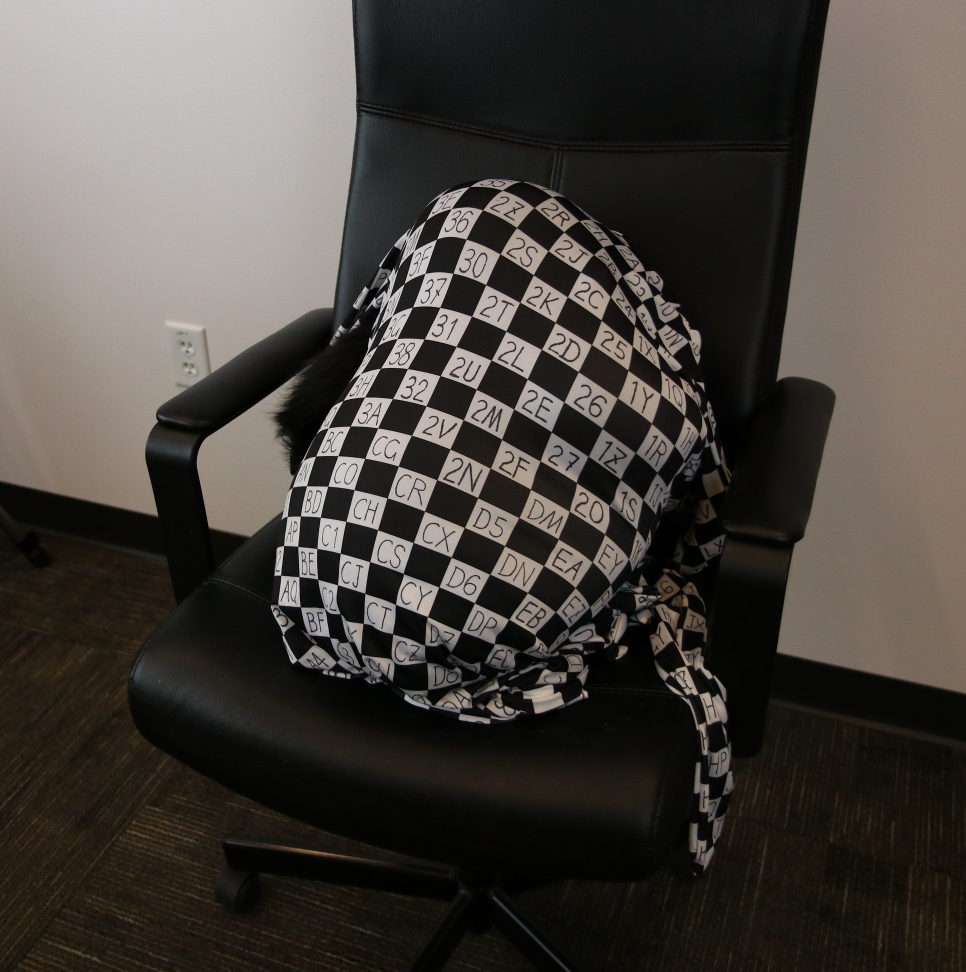
//> input picture Data/2.JPG, 1931 x 1943 px (shown at 1/2 size)
$ ./WhitePatternDetection Data/2.JPG out.png   (built with g++ and OpenCV 4)
//> lines starting //> are read from the running program, lines starting //| are printed output that depends on the picture; after the words box and inside, x2 and y2 are one past the last pixel; in counts of white or black regions, pixels touching at a corner belong together
### ColorGenerator.h
#pragma once
#include "opencv2/core/core.hpp"
#include "opencv2/imgproc/imgproc.hpp"
#include "opencv2/calib3d/calib3d.hpp"
#include "opencv2/highgui/highgui.hpp"

#include <iostream>
#include <fstream>
#include <stdlib.h>
#include <string>

#include <ctime>
#include <random>

class ColorGenerator {
public:
	ColorGenerator() : rng(12985) {};
	// [44 lines left out: functions HSV2RGB, GetColors, not called in this run]

	void setSeed(int seed) {
		rng = cv::RNG(seed);
	}
private:
	cv::RNG rng;
};

### ComponentMarker.h
#pragma once
#include "opencv2/core/core.hpp"
#include "opencv2/imgproc/imgproc.hpp"
#include "opencv2/calib3d/calib3d.hpp"

#include <deque>
#include <vector>
#include <list>

typedef std::vector<cv::Point> DepthComponent;
typedef std::list<DepthComponent> DepthComponents;


template<typename T = uint8_t>
class ComponentMarker {
public:
	void setInputBinaryImage(cv::Mat & inImg) {
		img = inImg;
		pixelComponentId = cv::Mat(img.size(), CV_32S, cv::Scalar(-1));
	}

	enum SmallComponentDetermination
	{
		MinSize,
		RatioOfTotalPts
	};

	void setSmallComponentDetermination(SmallComponentDetermination newDetermination) {
		determination = newDetermination;
	};

	// [17 lines left out: functions componentRemovement, removerSmallComponent, not called in this run]

	void markComponent() {
		neighborPoints.clear();
		depthComponents.clear();

		int nRows = img.rows;
		int nCols = img.cols;

		int currentComponentId = 0;
		for (int i = 0; i < nRows; ++i)
		{
			T * pRow = img.ptr<T>(i);
			int32_t * pComponentIdRow = pixelComponentId.ptr<int32_t>(i);
			for (int j = 0; j < nCols; ++j)
			{
				//Black point, we do not need to consider
				if (*pRow == 0)
				{
					++pComponentIdRow;
					++pRow;
					continue;
				}
				//Already in a component
				if (*pComponentIdRow >= 0)
				{
					++pComponentIdRow;
					++pRow;
					continue;
				}
				//set as a component seed
				neighborPoints.push_back(cv::Point(j, i));
				depthComponents.push_back(std::move(DepthComponent()));
				DepthComponent & depthComponent = depthComponents.back();
				//search component
				while (!neighborPoints.empty())
				{
					cv::Point & p = neighborPoints.front();
					pixelComponentId.at<int32_t>(p) = currentComponentId;
					depthComponent.push_back(p);
					int depthVal = (int)img.at<T>(p);

					for (int d = 1; d <= connectionDistance; d++)
					{
						cv::Point px_p = p + cv::Point(0, d);
						cv::Point px_m = p + cv::Point(0, -d);
						cv::Point py_p = p + cv::Point(d, 0);
						cv::Point py_m = p + cv::Point(-d, 0);

						//int val_px_p = (int)img.at<T>(px_p) - depthVal;
						if (px_p.x < nCols
							&& px_p.y < nRows
							&& img.at<T>(px_p) != 0
							&& pixelComponentId.at<int32_t>(px_p) == -1)
						{
							pixelComponentId.at<int32_t>(px_p) = -2;
							neighborPoints.push_back(px_p);
						}

						//T val_px_m = img.at<T>(px_m) - depthVal;
						if (px_m.x >= 0
							&& px_m.y >= 0
							&& img.at<T>(px_m) != 0
							&& pixelComponentId.at<int32_t>(px_m) == -1)
						{
							pixelComponentId.at<int32_t>(px_m) = -2;
							neighborPoints.push_back(px_m);
						}

						//T val_py_p = img.at<T>(py_p) - depthVal;
						if (py_p.x < nCols
							&& py_p.y < nRows
							&& img.at<T>(py_p) != 0
							&& pixelComponentId.at<int32_t>(py_p) == -1)
						{
							pixelComponentId.at<int32_t>(py_p) = -2;
							neighborPoints.push_back(py_p);
						}

						//T val_py_m = img.at<T>(py_m) - depthVal;
						if (py_m.x >= 0
							&& py_m.y >= 0
							&& img.at<T>(py_m) != 0
							&& pixelComponentId.at<int32_t>(py_m) == -1)
						{
							pixelComponentId.at<int32_t>(py_m) = -2;
							neighborPoints.push_back(py_m);
						}
					}

					neighborPoints.pop_front();
				}

				++currentComponentId;
				++pComponentIdRow;
				++pRow;
			}
		}

		std::vector<int> numPtsInComponents(depthComponents.size());
		numTotalPts = 0;
		int i = 0;
		for (DepthComponent & depthComponent : depthComponents)
		{
			numPtsInComponents[i] = depthComponent.size();
			numTotalPts += depthComponent.size();
			++i;
		}

		std::sort(numPtsInComponents.begin(), numPtsInComponents.end());
		numMaxComponentPts = numPtsInComponents.back();
	}

	void setMaxNeiDepthDis(float newMaxNeiDepthDis) {
		maxNeiDepthDis = newMaxNeiDepthDis;
	}

	void setMinComponentSize(int newMinComponentSize) {
		minComponentSize = newMinComponentSize;
	}

	void setMinComponentRatio(float ratio) {
		minComponentRatio = ratio;
	}

	void setConnectionDistance(int newConnectionDistance) {
		connectionDistance = newConnectionDistance;
	}

	// [25 lines left out: function isSmallComponent, not called in this run]

	DepthComponents & getDepthComponents() { return depthComponents; }
private:
	cv::Mat img;
	std::deque<cv::Point> neighborPoints;
	cv::Mat pixelComponentId;
	DepthComponents depthComponents;
	int minComponentSize = 400;
	float minComponentRatio = 0.1;
	int numTotalPts = 0;
	int numMaxComponentPts;

	SmallComponentDetermination determination = MinSize;

	int connectionDistance = 1;
};

### WhitePatternDetection.cpp
#include "opencv2/core/core.hpp"
#include "opencv2/imgproc/imgproc.hpp"
#include "opencv2/calib3d/calib3d.hpp"
#include "opencv2/highgui/highgui.hpp"

#include <iostream>
#include <fstream>
#include <stdlib.h>
#include <string>

#include <ctime>
#include <random>

#include "ComponentMarker.h"
#include "ColorGenerator.h"

#define THRES_TYPE 0

#define SHOW_IMG

class Demo {};

typedef ComponentMarker<uint8_t> CMarker;

int main(int argc, char ** argv) {
	if (argc < 3) {
		printf("Need a input file.\n");
		return -1;
	}

	cv::Mat inMat = cv::imread(argv[1]);
//> inMat is the input picture: 1943 rows x 1931 cols, CV_8UC3; mean B, G, R 61.9, 67.1, 72.1
	cv::Mat gMat, bMat;
	cv::cvtColor(inMat, gMat, CV_RGB2GRAY);

#ifdef SHOW_IMG
	cv::imshow("GrayImage", gMat);
	cv::waitKey(0);
#endif // SHOW_IMG


	cv::Mat imgFiltered;
	gMat.copyTo(imgFiltered);

	// [5 lines of commented-out code are left out]
#ifdef SHOW_IMG
	cv::imshow("After Filter", imgFiltered);
	cv::waitKey(0);
#endif

	double thres = cv::threshold(gMat, bMat, 10, 255, cv::THRESH_OTSU);
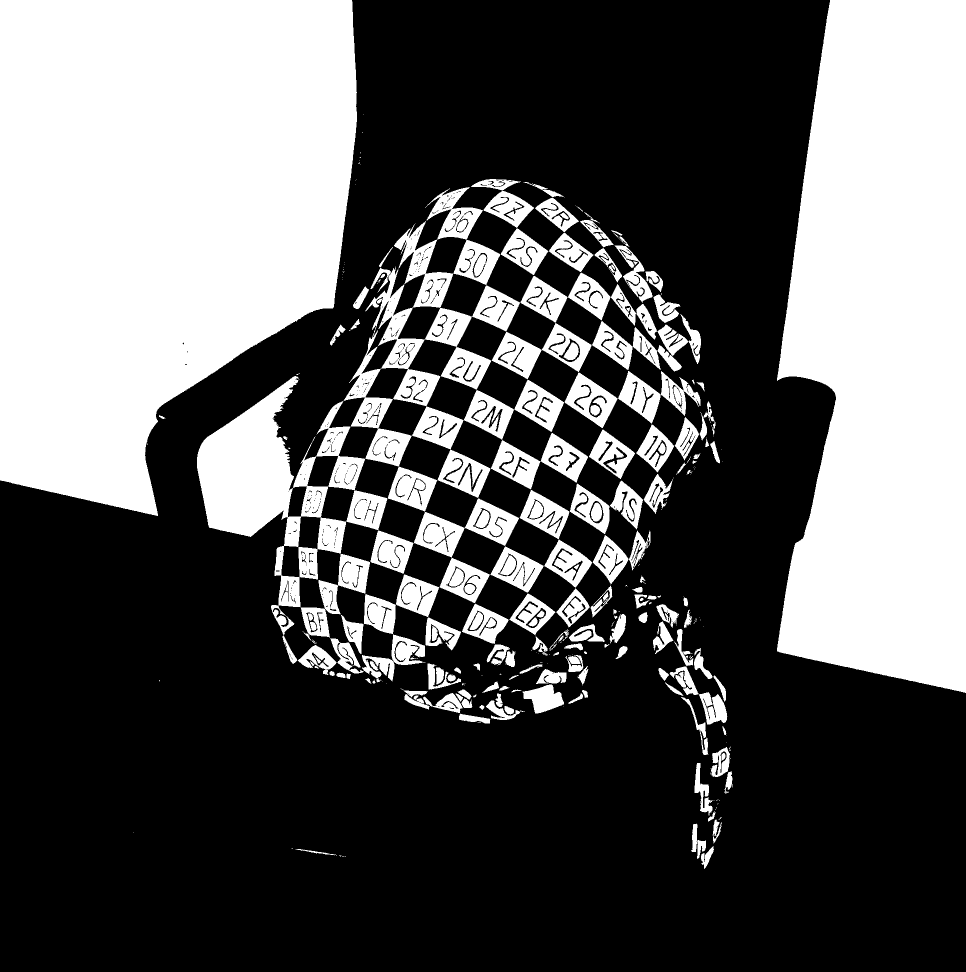
//> bMat: 1943 rows x 1931 cols, CV_8UC1 (shown at 1/2 size); 36.3% white; 314 white regions (132 under 20 px), largest, box (x1, y1, x2, y2) and area: (0, 0, 714, 1032) 579188, (1554, 0, 1931, 1386) 435447, (394, 374, 1040, 1270) 128695
//> thres = 83

	//cv::threshold(imgFiltered, bMat, 70, 255, 0);
	//cv::adaptiveThreshold(imgFiltered, bMat, 255, cv::ADAPTIVE_THRESH_MEAN_C, CV_THRESH_BINARY, 35, 0);

#ifdef SHOW_IMG
	cv::imshow("BinaryImage", bMat);
	cv::waitKey(0);
#endif
	CMarker cMarkerBlack;
	cMarkerBlack.setComponentColor(CMarker::Black);
//> (this line was passed over: setComponentColor is not available in this run)
	cMarkerBlack.setInputBinaryImage(bMat);
	cMarkerBlack.markComponent();
//> after the loop in markComponent, `for (int i = 0; i < nRows; ++i)`:
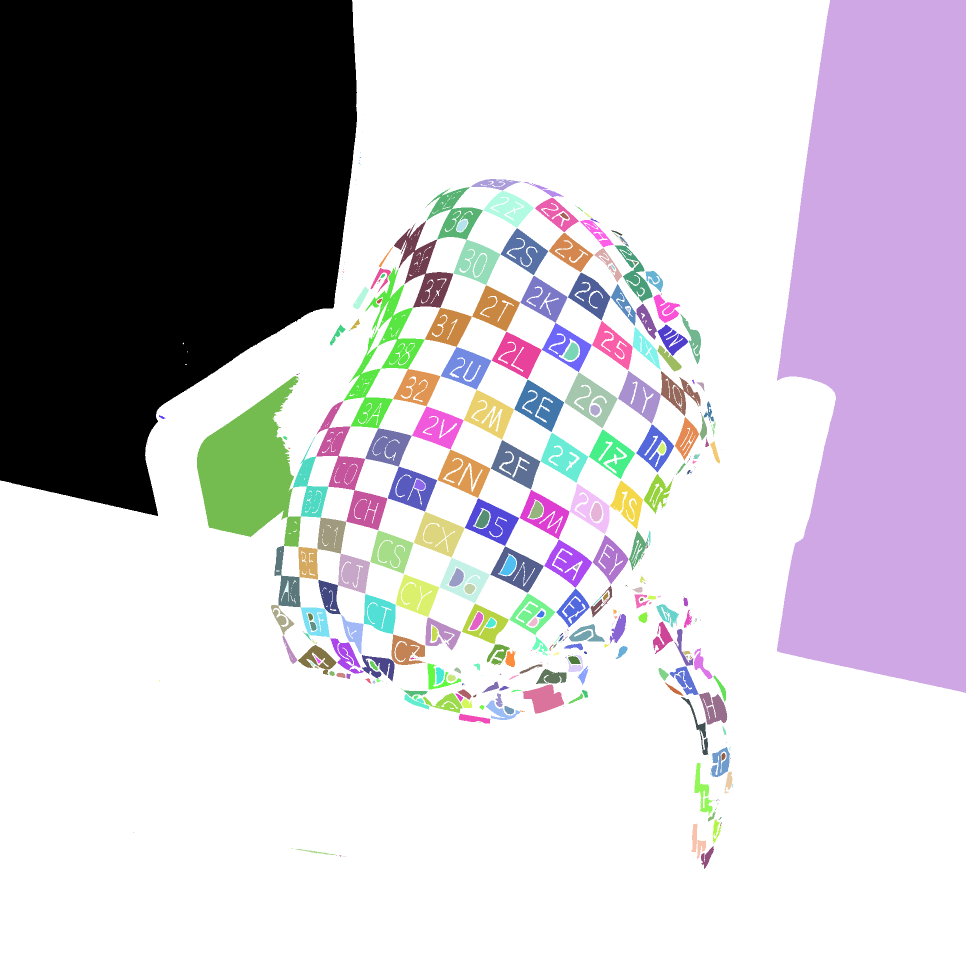
//> pixelComponentId: 1943 rows x 1931 cols, CV_32SC1 (shown at 1/2 size); 519 distinct labels, from -1 to 517; one colour per label, 0 black, -1 white
//> after the loop in markComponent, `for (int i = 0; i < nRows; ++i)`: depthComponents = 518 items; currentComponentId = 518
//> the loop in markComponent, `for (DepthComponent & depthComponent : depthComponents)` made 518 passes
//> (depthComponent, numTotalPts) on passes 3 to 5: (1 Point (x, y): [727, 229], 1014636), (2 Points (x, y): [724, 265], [725, 265], 1014638), (3 Points (x, y): [721, 304], [721, 305], [721, 306], 1014641)
//> after the loop in markComponent, `for (DepthComponent & depthComponent : depthComponents)`: numPtsInComponents = 518 values, max 579188 at index 0, min 1 at index 2, mean 2632.2; numTotalPts = 1363471; i = 518
//> in markComponent, `std::sort(numPtsInComponents.begin(), numPtsInComponents.end());`: numPtsInComponents = 518 values from 1 to 579188
//> in markComponent, `numMaxComponentPts = numPtsInComponents.back();`: numMaxComponentPts = 579188
	DepthComponents & depthComponentsBlack = cMarkerBlack.getDepthComponents();
//> depthComponentsBlack = 518 items

	printf("Number of black components:%d\n", depthComponentsBlack.size());
//| Number of black components:518
	int i = 0;
	for (DepthComponent & depthComponent : depthComponentsBlack)
	{
		if (depthComponent.size() > 800) {
			continue;
		}
		for (int j = 0; j < depthComponent.size(); ++j) {
			inMat.at<cv::Vec3b>(depthComponent[j]) = cv::Vec3b(0, 255, 0);
		}
		for (int j = 0; j < depthComponent.size(); ++j) {
			bMat.at<uint8_t>(depthComponent[j]) = 255;
		}
		++i;
	}
//> this loop made 518 passes
//> depthComponent on passes 3, 4, 5, 7, 9, 11, 12, 14, 15, 19, 21, 22: 1 Point (x, y): [727, 229], 2 Points (x, y): [724, 265], [725, 265], 3 Points (x, y): [721, 304], [721, 305], [721, 306], 1 Point (x, y): [718, 321], 1 Point (x, y): [720, 328], 1 Point (x, y): [712, 359], 1 Point (x, y): [711, 360], 2 Points (x, y): [1064, 367], [1065, 367], 1 Point (x, y): [710, 368], 1 Point (x, y): [1128, 394], 1 Point (x, y): [1150, 410], 1 Point (x, y): [854, 411]
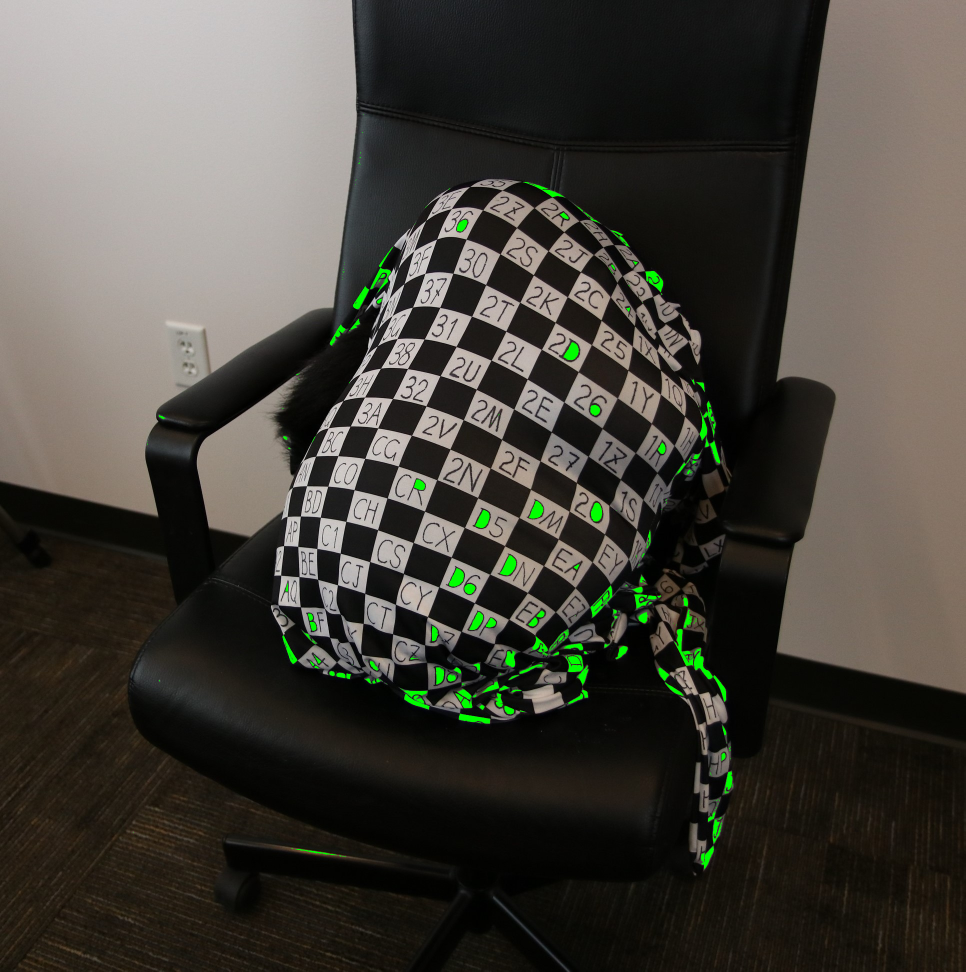
//> inMat: 1943 rows x 1931 cols, CV_8UC3 (shown at 1/2 size); 0.75% of pixels changed, all inside (x1, y1, x2, y2) = (266, 229, 1466, 1738)
//> after the loop, i = 426

#ifdef SHOW_IMG
	cv::Mat show;
	cv::resize(inMat, show, inMat.size()/2);
	cv::imshow("MarkBlackComponent", show);
	cv::waitKey(0);
#endif
	//Erosion
	int erosionType = cv::MORPH_RECT;
	//int erosionType = cv::MORPH_CROSS;
	int erosionSize = 3;
	cv::Mat element = getStructuringElement(erosionType,
		cv::Size(2 * erosionSize + 1, 2 * erosionSize + 1),
		cv::Point(erosionSize, erosionSize));

	// Apply the erosion operation
	erode(bMat, bMat, element);
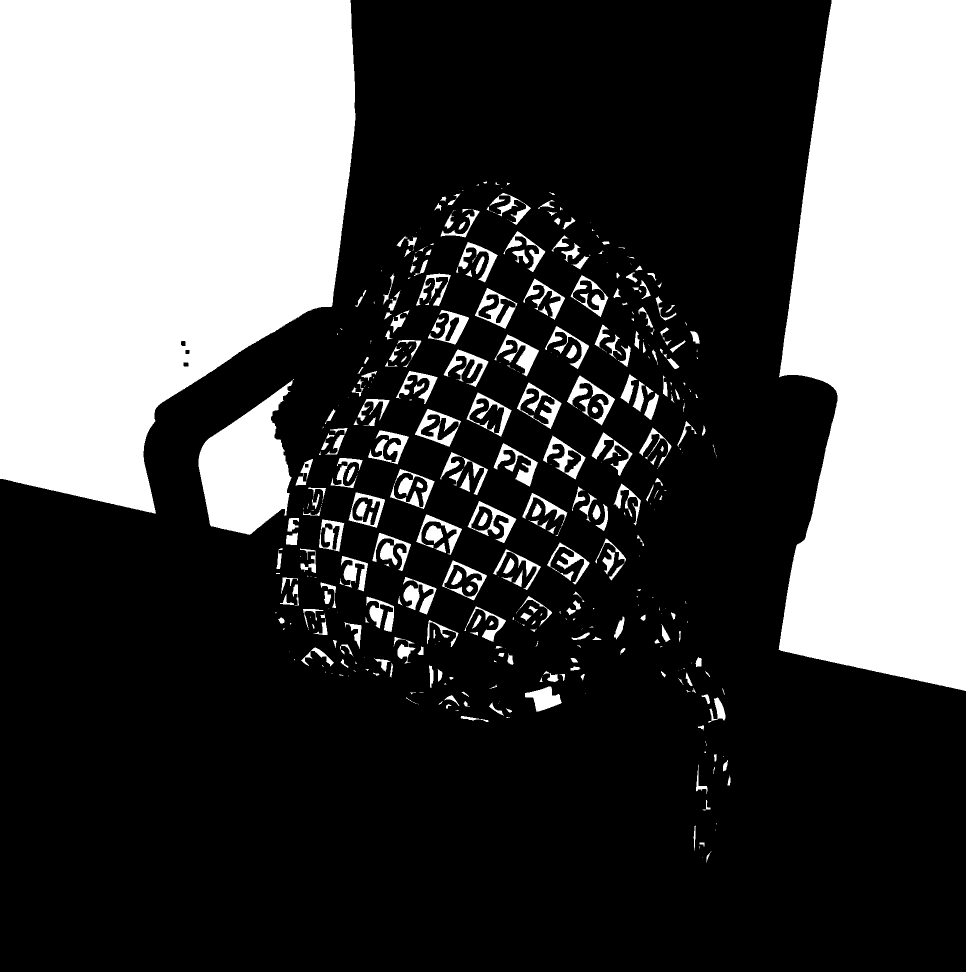
//> bMat: 1943 rows x 1931 cols, CV_8UC1 (shown at 1/2 size); 30.6% white; 478 white regions (208 under 20 px), largest, box (x1, y1, x2, y2) and area: (0, 0, 711, 1027) 573307, (1557, 0, 1931, 1382) 429098, (397, 760, 585, 1070) 35587
#ifdef SHOW_IMG
	cv::imshow("ErosionDemo", bMat);
	cv::waitKey(0);
#endif

	cv::imwrite("binary.png", bMat);

	return 0;
//> (the program exits here)
